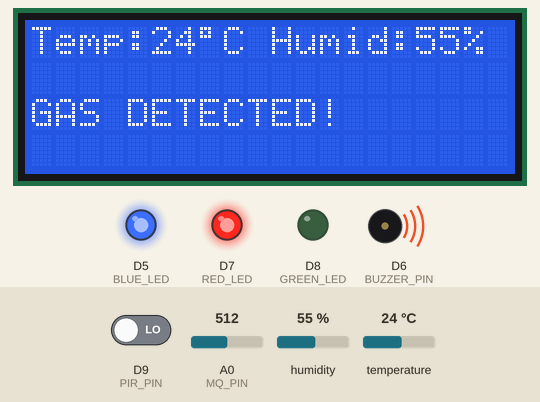
Recording of a program running on a simulated Arduino Uno R4 WiFi. Parts: 20×4 character LCD, output pins drawn as LEDs (lit = HIGH), buzzer (waves = sounding). Inputs (shaded band) come from the test bench; at power-on: D9 (PIR_PIN) LOW, A0 (MQ_PIN) = 512, humidity 55 %, temperature 24 °C.

Above: at 6.3 s.
6.4 s: D9 (PIR_PIN) driven HIGH
At 7.5 s:
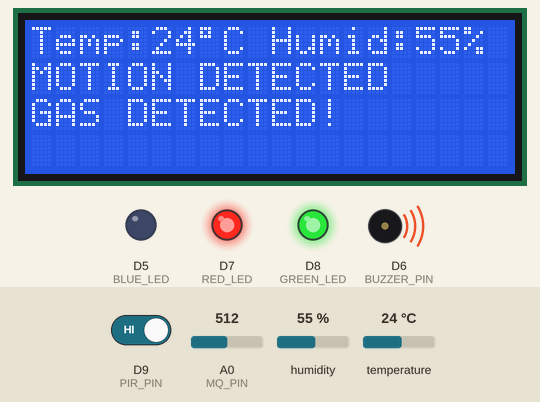
8.1 s: A0 (MQ_PIN) set to 111
9.6 s: A0 (MQ_PIN) set to 89
At 10.9 s:
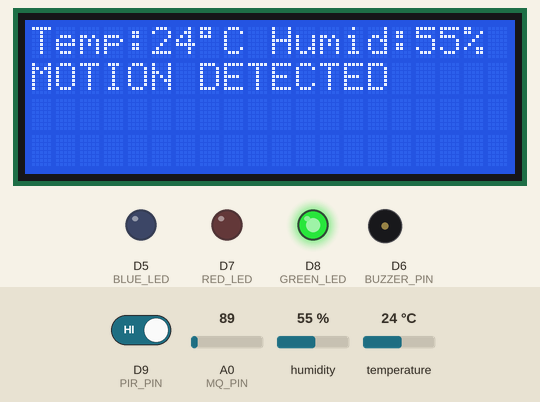
11.2 s: A0 (MQ_PIN) set to 110
At 11.36 s:
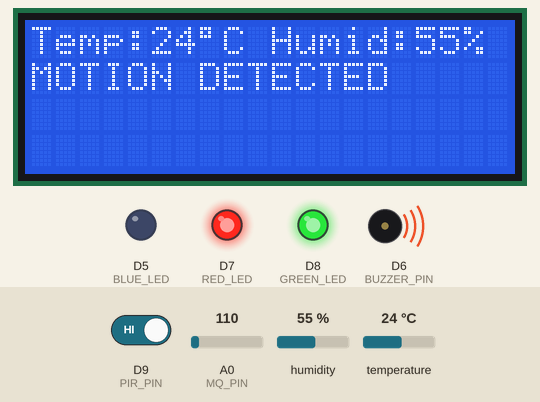
18.7 s: D9 (PIR_PIN) driven LOW
At 18.88 s:
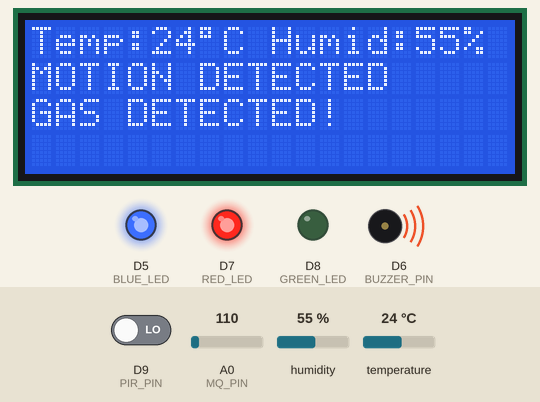
26.2 s: A0 (MQ_PIN) set to 90
At 27.8 s:
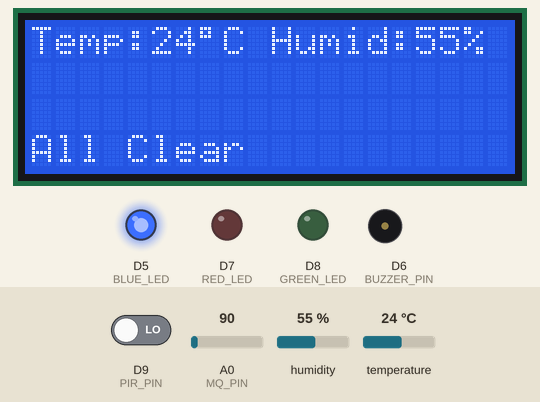
Timing chart, 0 to 29.0 s (numbered marks = the images above; inputs shaded):
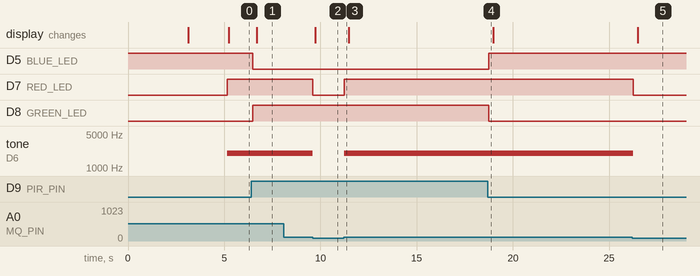

Measured:
- the behaviour switches between 101 and 100 on A0 (MQ_PIN) (found by bisection; images 1 and 2)
- after the input at 6.4 s, D5 (BLUE_LED): HIGH → LOW after 0.08 s; D8 (GREEN_LED): LOW → HIGH after 0.08 s; the display: changes after 0.29 s (image 1)
- after the input at 8.1 s, every drawn part: stays the same
- after the input at 9.6 s, D7 (RED_LED): HIGH → LOW at once; tone on D6 (BUZZER_PIN): 2000 Hz → silent at once; the display: changes after 0.12 s (image 2)
- after the input at 11.2 s, D7 (RED_LED): LOW → HIGH after 0.05 s; tone on D6 (BUZZER_PIN): silent → 2000 Hz after 0.05 s
- after the input at 18.7 s, D5 (BLUE_LED): LOW → HIGH after 0.06 s; D8 (GREEN_LED): HIGH → LOW after 0.06 s
- after the input at 26.2 s, D7 (RED_LED): HIGH → LOW after 0.06 s; tone on D6 (BUZZER_PIN): 2000 Hz → silent after 0.06 s; the display: changes after 0.30 s (image 5)

The program:

main.cpp
```cpp
/*
  Smart Home Monitoring System
  Board : Arduino Uno

  Behaviour
  - Startup: shows "SMART HOME" / "MONITOR SYSTEM"
  - LCD line 1: temperature + humidity (DHT11)
  - LCD line 2: status
        "GAS DETECTED!"   -> MQ sensor above threshold, buzzer ON
        "MOTION DETECTED" -> PIR triggered
        "All Clear"       -> nothing happening
    (if gas AND motion happen together, line 2 alternates between them)
  - Green LED is ON all the time, and turns OFF only while motion is detected
  - Red LED is ON only while motion is detected
  - Buzzer sounds ONLY for gas/smoke

  PIN MAP (change to match your wiring)
    DHT11 data ........ D2
    PIR output ........ D3
    Green LED ......... D5  (use a 220 ohm resistor)
    Red LED ........... D6  (use a 220 ohm resistor)
    Buzzer ............ D8
    MQ sensor (AO) .... A0
    LCD I2C ........... SDA = A4, SCL = A5
*/

#include <Arduino.h>
#include <Wire.h>
#include <LiquidCrystal_I2C.h>
#include <DHT.h>

// ---------- Pins ----------
#define DHT_PIN     2
#define PIR_PIN     9
#define BLUE_LED    5
#define GREEN_LED   8
#define RED_LED     7
#define BUZZER_PIN  6
#define MQ_PIN      A0

// ---------- Settings ----------
#define DHT_TYPE        DHT11
#define LCD_ADDRESS     0x27      // try 0x3F if the screen stays blank
#define GAS_THRESHOLD   100       // 0-1023, raise it if you get false alarms
#define BUZZER_FREQ     2000      // Hz

const unsigned long DHT_INTERVAL     = 1500;  // DHT11 needs >= 1s between reads
const unsigned long DISPLAY_INTERVAL = 250;
const unsigned long ALTERNATE_TIME   = 1000;  // used when gas + motion together

LiquidCrystal_I2C lcd(0x27, 20, 4);
DHT dht(DHT_PIN, DHT_TYPE);

float temperature;
float humidity;

unsigned long lastDhtRead     = 0;
unsigned long lastDisplayDraw = 0;

// Print text on a row and pad with spaces so old characters get erased
void printLine(uint8_t row, const String &text) {
  String line = text;
  while (line.length() < 20) line += ' ';
  lcd.setCursor(0, row);
  lcd.print(line.substring(0, 20));
}

void setup() {
  pinMode(PIR_PIN, INPUT);
  pinMode(BLUE_LED, OUTPUT);
  pinMode(GREEN_LED, OUTPUT);
  pinMode(RED_LED, OUTPUT);
  pinMode(BUZZER_PIN, OUTPUT);

  digitalWrite(BLUE_LED, HIGH);  // green is on by default
  digitalWrite(GREEN_LED, LOW);

  dht.begin();
  lcd.init();
  lcd.backlight();

  // Opening screen
  printLine(0, "   SMART HOME");
  printLine(1, " MONITOR SYSTEM");
  delay(3000);

  lcd.clear();
  printLine(0, "Warming up...");
  printLine(1, "Please wait");
  delay(2000);  // For real hardware, the MQ and PIR sensors need longer (30s+)
  lcd.clear();
}

void loop() {
  unsigned long now = millis();

  // ---------- Read sensors ----------
  bool motion      = digitalRead(PIR_PIN) == HIGH;
  bool gasDetected = analogRead(MQ_PIN) > GAS_THRESHOLD;

  if (now - lastDhtRead >= DHT_INTERVAL) {
    lastDhtRead = now;
    temperature = dht.readTemperature();
    humidity    = dht.readHumidity();
  }
  // ---------- Outputs ----------
  // Red on + green off when motion; otherwise green on, red off
  digitalWrite(GREEN_LED, motion ? HIGH : LOW);
  digitalWrite(BLUE_LED, motion ? LOW : HIGH);

  // Buzzer only for gas/smoke
  if (gasDetected) {
    tone(BUZZER_PIN, BUZZER_FREQ);
    digitalWrite(RED_LED, HIGH);
  } else {
    noTone(BUZZER_PIN);
    digitalWrite(RED_LED, LOW);
  }

  // ---------- LCD ----------
  if (now - lastDisplayDraw >= DISPLAY_INTERVAL) {
    lastDisplayDraw = now;

    // Line 1: temperature and humidity
    if (isnan(temperature) || isnan(humidity)) {
      printLine(0, "DHT read error");
    } else {
      lcd.setCursor(0, 0);
      lcd.print("Temp:");
      lcd.print(temperature, 0);
      lcd.print((char)223);  // degree symbol
      lcd.print("C Humid:");
      lcd.print(humidity, 0);
      lcd.print("%    ");
    }

    // Line 2: status
    // if (gasDetected && motion) {
    //  // bool showGas = ((now / ALTERNATE_TIME) % 2) == 0;
    //  //  printLine(1, showGas ? "GAS DETECTED!" : "MOTION DETECTED");
    // }

        // Row 1: motion (blank when no motion)
    printLine(1, motion ? "MOTION DETECTED" : "");

    // Row 2: gas (blank when no gas)
    printLine(2, gasDetected ? "GAS DETECTED!" : "");

    // Row 3: only when nothing is happening
    printLine(3, (!motion && !gasDetected) ? "All Clear" : "");
  };
}
```
